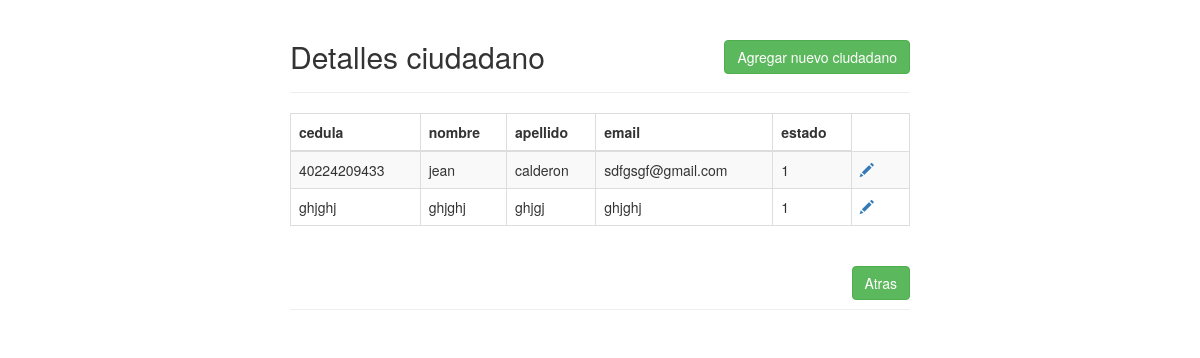
/cruds/ciudadano/index.php, run on the app's committed database.
### tables this page shows
CREATE TABLE `ciudadano` (
  `cedula` varchar(100) NOT NULL,
  `nombre` varchar(100) NOT NULL,
  `apellido` varchar(255) NOT NULL,
  `email` varchar(255) NOT NULL,
  `estado` int(11) NOT NULL
);

### cruds/ciudadano/index.php (the view, shortened to what this page needs)
<!DOCTYPE html>
<html lang="en">
<head>
    <link rel="stylesheet" href="https://maxcdn.bootstrapcdn.com/bootstrap/3.3.7/css/bootstrap.css">
</head>
<body>
    <div class="wrapper">
        <div class="container-fluid">
            <div class="row">
                <div class="col-md-12">
                    <div class="page-header clearfix">
                        <h2 class="pull-left">Detalles ciudadano</h2>
                        <a href="create.php" class="btn btn-success pull-right">Agregar nuevo ciudadano</a>
                    </div>
                    <?php
                    require_once "../../config.php";
                    $sql = "SELECT * FROM ciudadano";
                    if($result = mysqli_query($link, $sql)){
                        if(mysqli_num_rows($result) > 0){
                            echo "<table class='table table-bordered table-striped'>";
                                echo "<thead>";
                                    echo "<tr>";
                                        echo "<th>cedula</th>";
                                        echo "<th>nombre</th>";
                                        echo "<th>apellido</th>";
                                        echo "<th>email</th>";
                                        echo "<th>estado</th>";
                                    echo "</tr>";
                                echo "</thead>";
                                echo "<tbody>";
                                while($row = mysqli_fetch_array($result)){
                                    echo "<tr>";
                                        echo "<td>" . $row['cedula'] . "</td>";
                                        echo "<td>" . $row['nombre'] . "</td>";
                                        echo "<td>" . $row['apellido'] . "</td>";
                                        echo "<td>" . $row['email'] . "</td>";
                                        echo "<td>" . $row['estado'] . "</td>";
                                        echo "<td>";
                                            echo "<a href='update.php?cedula=". $row['cedula'] ."' title='Update Record' data-toggle='tooltip'><span class='glyphicon glyphicon-pencil'></span></a>";
                                        echo "</td>";
                                    echo "</tr>";
                                }
                                echo "</tbody>";
                            echo "</table>";
                        } else{
                            echo "<p class='lead'><em>No records were found.</em></p>";
                        }
                    } else{
                        echo "ERROR: Could not able to execute $sql. " . mysqli_error($link);
                    }
                    ?>
                    <div class="page-header clearfix">
                        <a href="../../cpanel.php" class="btn btn-success pull-right">Atras</a>
                    </div>
                </div>
            </div>
        </div>
    </div>
</body>
</html>

### cruds/ciudadano/index.php (style rules this page uses)
.wrapper { width: 650px; margin: 0 auto; }
.page-header h2 { margin-top: 0; }
table tr td:last-child a { margin-right: 15px; }

### data on the page
ciudadano: cedula "40224209433", nombre "jean", apellido "calderon", email "sdfgsgf@gmail.com", estado "1"
ciudadano: cedula "ghjghj", nombre "ghjghj", apellido "ghjgj", email "ghjghj", estado "1"
